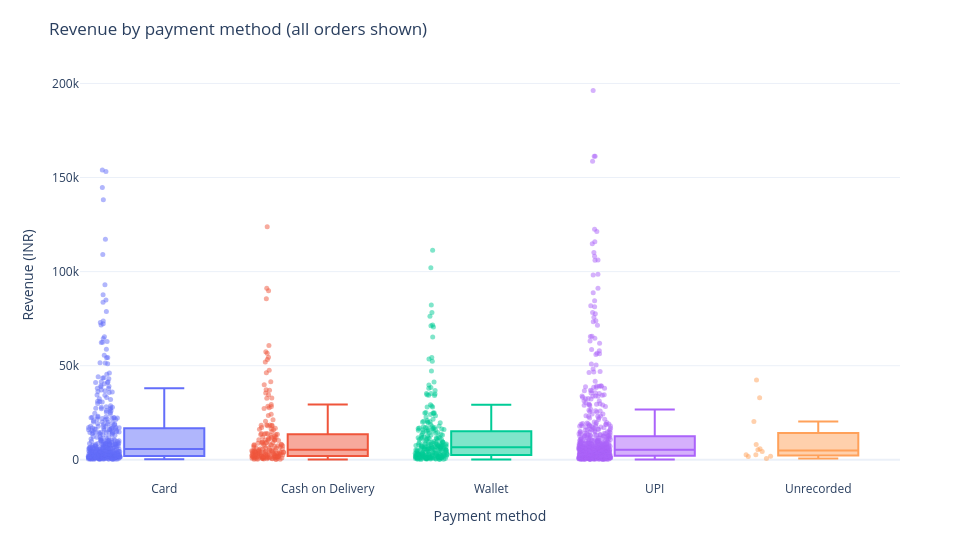

The code cell stored with this chart in its notebook:
### Markdown cell above
### 1.3 Box plot of Revenue by Payment Method, with individual points

### Code cell
PAY_ORDER = sorted(df["Payment_Method"].unique(), key=lambda x: x == "Unrecorded")
fig3 = px.box(df, x="Payment_Method", y="Revenue", color="Payment_Method",
              category_orders={"Payment_Method": PAY_ORDER},
              points="all", hover_name="Product_Name",
              hover_data={"Order_Date": "|%d %b %Y", "State": True, "Payment_Method": False},
              labels={"Payment_Method": "Payment method", "Revenue": "Revenue (INR)"},
              title="Revenue by payment method (all orders shown)")
fig3.update_traces(marker=dict(size=5, opacity=0.5), jitter=0.4)
fig3.update_layout(showlegend=False, height=560, width=980, margin=dict(t=70))
fig3.show()

### Figure 1 — Plotly figure (JSON) as saved in the notebook; plotly's stock layout.template omitted (floating-point values rounded to 4 significant figures; data arrays with more than 128 entries replaced by an {"elided": "..."} marker saying what was removed)
{"data": [{"alignmentgroup": "True", "boxpoints": "all", "customdata": {"elided": "421x2 str values"}, "hovertemplate": "<b>%{hovertext}</b><br><br>Revenue (INR)=%{y}<br>Order_Date=%{customdata[0]|%d %b %Y}<br>State=%{customdata[1]}<extra></extra>", "hovertext": {"elided": "421 str values"}, "jitter": 0.4, "legendgroup": "Card", "marker": {"color": "#636efa", "opacity": 0.5, "size": 5}, "name": "Card", "notched": false, "offsetgroup": "Card", "orientation": "v", "showlegend": true, "type": "box", "x": {"elided": "421 str values"}, "x0": " ", "xaxis": "x", "y": {"elided": "421 float values"}, "y0": " ", "yaxis": "y"}, {"alignmentgroup": "True", "boxpoints": "all", "customdata": {"elided": "181x2 str values"}, "hovertemplate": "<b>%{hovertext}</b><br><br>Revenue (INR)=%{y}<br>Order_Date=%{customdata[0]|%d %b %Y}<br>State=%{customdata[1]}<extra></extra>", "hovertext": {"elided": "181 str values"}, "jitter": 0.4, "legendgroup": "Cash on Delivery", "marker": {"color": "#EF553B", "opacity": 0.5, "size": 5}, "name": "Cash on Delivery", "notched": false, "offsetgroup": "Cash on Delivery", "orientation": "v", "showlegend": true, "type": "box", "x": {"elided": "181 str values"}, "x0": " ", "xaxis": "x", "y": {"elided": "181 float values"}, "y0": " ", "yaxis": "y"}, {"alignmentgroup": "True", "boxpoints": "all", "customdata": {"elided": "254x2 str values"}, "hovertemplate": "<b>%{hovertext}</b><br><br>Revenue (INR)=%{y}<br>Order_Date=%{customdata[0]|%d %b %Y}<br>State=%{customdata[1]}<extra></extra>", "hovertext": {"elided": "254 str values"}, "jitter": 0.4, "legendgroup": "Wallet", "marker": {"color": "#00cc96", "opacity": 0.5, "size": 5}, "name": "Wallet", "notched": false, "offsetgroup": "Wallet", "orientation": "v", "showlegend": true, "type": "box", "x": {"elided": "254 str values"}, "x0": " ", "xaxis": "x", "y": {"elided": "254 float values"}, "y0": " ", "yaxis": "y"}, {"alignmentgroup": "True", "boxpoints": "all", "customdata": {"elided": "612x2 str values"}, "hovertemplate": "<b>%{hovertext}</b><br><br>Revenue (INR)=%{y}<br>Order_Date=%{customdata[0]|%d %b %Y}<br>State=%{customdata[1]}<extra></extra>", "hovertext": {"elided": "612 str values"}, "jitter": 0.4, "legendgroup": "UPI", "marker": {"color": "#ab63fa", "opacity": 0.5, "size": 5}, "name": "UPI", "notched": false, "offsetgroup": "UPI", "orientation": "v", "showlegend": true, "type": "box", "x": {"elided": "612 str values"}, "x0": " ", "xaxis": "x", "y": {"elided": "612 float values"}, "y0": " ", "yaxis": "y"}, {"alignmentgroup": "True", "boxpoints": "all", "customdata": [["2024-02-16T00:00:00", "Telangana"], ["2024-06-01T00:00:00", "Rajasthan"], ["2024-06-26T00:00:00", "Tamil Nadu"], ["2024-07-05T00:00:00", "Kerala"], ["2024-07-12T00:00:00", "West Bengal"], ["2024-07-19T00:00:00", "Gujarat"], ["2024-08-03T00:00:00", "Punjab"], ["2024-09-24T00:00:00", "Tamil Nadu"], ["2024-09-25T00:00:00", "Uttar Pradesh"], ["2024-09-26T00:00:00", "Chhattisgarh"], ["2024-10-04T00:00:00", "Tamil Nadu"], ["2024-10-10T00:00:00", "Bihar"]], "hovertemplate": "<b>%{hovertext}</b><br><br>Revenue (INR)=%{y}<br>Order_Date=%{customdata[0]|%d %b %Y}<br>State=%{customdata[1]}<extra></extra>", "hovertext": ["Air Conditioner", "Umbrella", "Face Wash", "Cookware Set", "T-Shirt", "Air Conditioner", "Smartwatch", "Umbrella", "Raincoat", "Umbrella", "Smartwatch", "Wireless Earbuds"], "jitter": 0.4, "legendgroup": "Unrecorded", "marker": {"color": "#FFA15A", "opacity": 0.5, "size": 5}, "name": "Unrecorded", "notched": false, "offsetgroup": "Unrecorded", "orientation": "v", "showlegend": true, "type": "box", "x": ["Unrecorded", "Unrecorded", "Unrecorded", "Unrecorded", "Unrecorded", "Unrecorded", "Unrecorded", "Unrecorded", "Unrecorded", "Unrecorded", "Unrecorded", "Unrecorded"], "x0": " ", "xaxis": "x", "y": [33020.0, 2709.0, 1875.0, 4401.0, 2654.0, 42460.0, 20310.0, 642.3, 5387.0, 1757.0, 5840.0, 8167.0], "y0": " ", "yaxis": "y"}], "layout": {"boxmode": "overlay", "height": 560, "legend": {"title": {"text": "Payment method"}, "tracegroupgap": 0}, "margin": {"t": 70}, "showlegend": false, "title": {"text": "Revenue by payment method (all orders shown)"}, "width": 980, "xaxis": {"anchor": "y", "categoryarray": ["Card", "Cash on Delivery", "Wallet", "UPI", "Unrecorded"], "categoryorder": "array", "domain": [0, 1], "title": {"text": "Payment method"}}, "yaxis": {"anchor": "x", "domain": [0, 1], "title": {"text": "Revenue (INR)"}}}}
